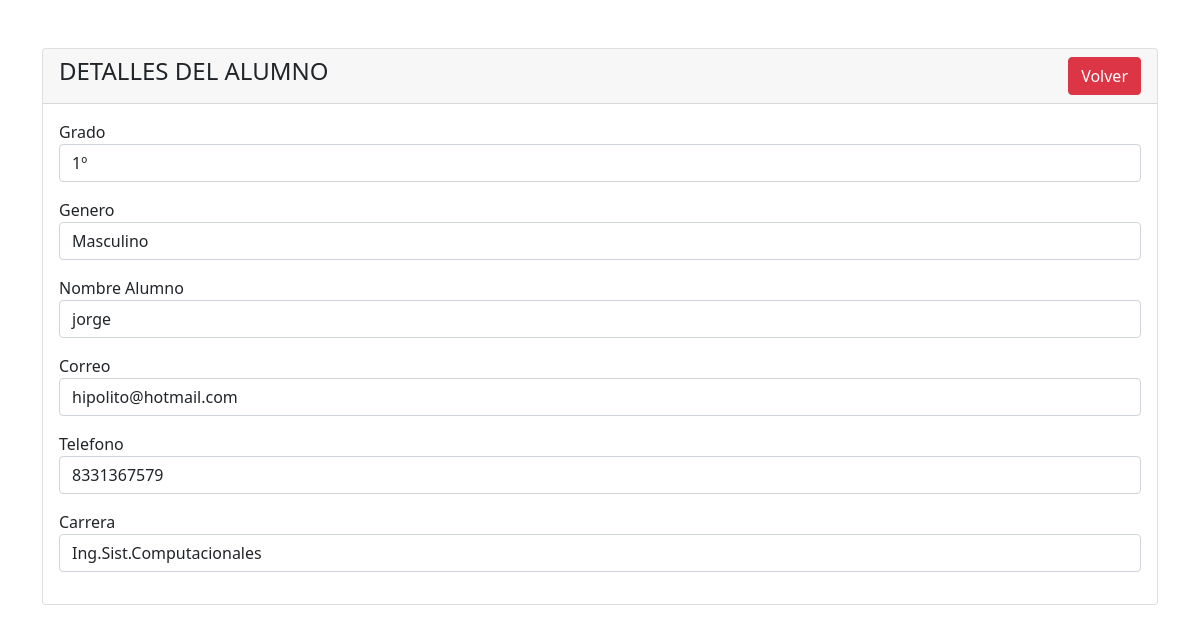
Screenshot of /student-view.php?id=2 with the database file from the repository.
### tables this page shows
CREATE TABLE `alumnos` (
  `id` int(11) NOT NULL,
  `Grado` varchar(10) NOT NULL,
  `Genero` varchar(9) NOT NULL,
  `nombre` varchar(100) NOT NULL,
  `correo` varchar(100) NOT NULL,
  `telefono` varchar(100) NOT NULL,
  `carrera` varchar(100) NOT NULL
);

### student-view.php (the view, shortened to what this page needs)
<?php
require 'dbcon.php';
?>
<!doctype html>
<html lang="en">
<head>
    <link href="https://cdn.jsdelivr.net/npm/bootstrap@5.1.3/dist/css/bootstrap.min.css" rel="stylesheet">
</head>
<body>
    <div class="container mt-5">
        <div class="row">
            <div class="col-md-12">
                <div class="card">
                    <div class="card-header">
                        <h4>DETALLES DEL ALUMNO
                            <a href="index.php" class="btn btn-danger float-end">Volver</a>
                        </h4>
                    </div>
                    <div class="card-body">
                        <?php
                        if (isset($_GET['id'])) {
                            $student_id = mysqli_real_escape_string($con, $_GET['id']);
                            $query = "SELECT * FROM alumnos WHERE id='$student_id' ";
                            $query_run = mysqli_query($con, $query);
                            if (mysqli_num_rows($query_run) > 0) {
                                $student = mysqli_fetch_array($query_run);
                        ?>
                                <div class="mb-3">
                                    <label>Grado</label>
                                    <p class="form-control">
                                        <?= $student['Grado']; ?>
                                    </p>
                                </div>
                                <div class="mb-3">
                                    <label>Genero</label>
                                    <p class="form-control">
                                        <?= $student['Genero']; ?>
                                    </p>
                                </div>
                                <div class="mb-3">
                                    <label>Nombre Alumno</label>
                                    <p class="form-control">
                                        <?= $student['nombre']; ?>
                                    </p>
                                </div>
                                <div class="mb-3">
                                    <label>Correo</label>
                                    <p class="form-control">
                                        <?= $student['correo']; ?>
                                    </p>
                                </div>
                                <div class="mb-3">
                                    <label>Telefono</label>
                                    <p class="form-control">
                                        <?= $student['telefono']; ?>
                                    </p>
                                </div>
                                <div class="mb-3">
                                    <label>Carrera</label>
                                    <p class="form-control">
                                        <?= $student['carrera']; ?>
                                    </p>
                                </div>
                        <?php
                            } else {
                                echo "<h4>no se pido encontrar el alumno</h4>";
                            }
                        }
                        ?>
                    </div>
                </div>
            </div>
        </div>
    </div>
</body>
</html>

### rows the page displays
alumnos: Grado "1º", Genero "Masculino", nombre "jorge", correo "hipolito@hotmail.com", telefono "8331367579", carrera "Ing.Sist.Computacionales"
